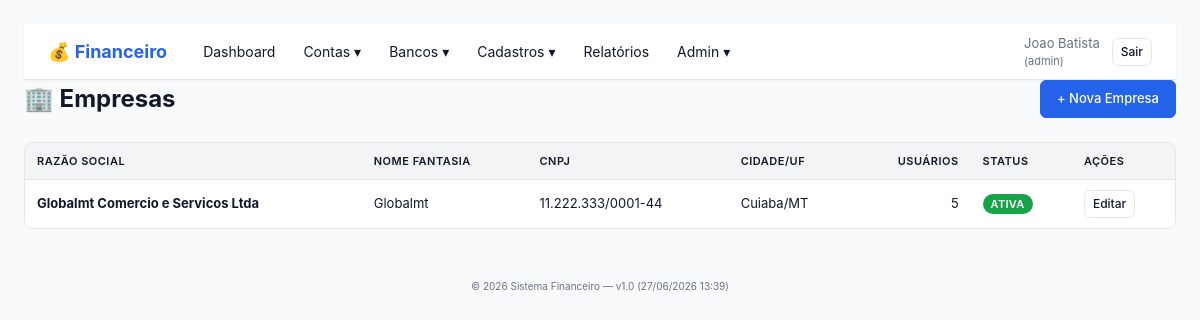
The page /empresas.php (signed in) on the database its author committed.
### tables this page shows
CREATE TABLE empresas (
    id INT(11) NOT NULL AUTO_INCREMENT,
    razao_social VARCHAR(200) NOT NULL,
    nome_fantasia VARCHAR(100),
    cnpj VARCHAR(20),
    inscricao_estadual VARCHAR(20),
    endereco VARCHAR(255),
    cidade VARCHAR(100),
    uf CHAR(2),
    cep VARCHAR(10),
    telefone VARCHAR(20),
    email VARCHAR(150),
    ativo TINYINT(1) DEFAULT 1,
    data_criacao TIMESTAMP DEFAULT CURRENT_TIMESTAMP,
    PRIMARY KEY (id),
    UNIQUE KEY uk_cnpj (cnpj),
    INDEX idx_razao_social (razao_social),
    INDEX idx_ativo (ativo)
);

### src/lib/Helper.php (called while the page is built, shortened)
<?php
function layout(string $titulo, string $view, array $vars = []): void
{
    extract($vars, EXTR_SKIP);
    require FINANCEIRO_SRC . '/views/layout/header.php';
    require FINANCEIRO_SRC . '/views/layout/navbar.php';
    require FINANCEIRO_SRC . '/views/' . $view;
    require FINANCEIRO_SRC . '/views/layout/footer.php';
}

### src/controllers/EmpresaController.php (called while the page is built, shortened)
<?php
final class EmpresaController
{
    public function index(): void
    {
        $db = Database::getConnection();
        $stmt = $db->query('
            SELECT e.*,
                   (SELECT COUNT(*) FROM usuarios_empresas WHERE empresa_id = e.id AND ativo = 1) AS total_usuarios
            FROM empresas e
            ORDER BY e.ativo DESC, e.razao_social
        ');
        $empresas = $stmt->fetchAll();
        layout('Empresas', 'empresas/index.php', [
            'empresas' => $empresas,
        ]);
    }
}

### public/empresas.php (called while the page is built, shortened)
<?php
(new EmpresaController)->index();

### src/lib/Auth.php (called while the page is built, shortened)
<?php
final class Auth
{
    public static function perfilAtual(): string
    {
        foreach ($_SESSION['empresas'] as $emp) {
            if ((int)$emp['empresa_id'] === (int)$_SESSION['empresa_id']) {
                return $emp['perfil_na_empresa'];
            }
        }
        return '';
    }
    public static function isLogged(): bool
    {
        return isset($_SESSION['usuario_id']) && isset($_SESSION['empresa_id']);
    }
}

### src/lib/Permissao.php (called while the page is built, shortened)
<?php
final class Permissao
{
    public static function tem(string $capability): bool
    {
        $perfil = Auth::perfilAtual();
        return in_array($capability, self::CAPS[$perfil] ?? [], true);
    }
}

### src/views/empresas/index.php (the view, shortened to what this page needs)
<div class="page-header">
    <h1>🏢 Empresas</h1>
    <?php if (Permissao::tem('gerenciar_empresas')): ?>
        <a href="empresa_form.php" class="btn btn-primary">+ Nova Empresa</a>
    <?php endif; ?>
</div>
<table class="table">
    <thead>
        <tr>
            <th>Razão Social</th>
            <th>Nome Fantasia</th>
            <th>CNPJ</th>
            <th>Cidade/UF</th>
            <th class="text-right">Usuários</th>
            <th>Status</th>
            <th>Ações</th>
        </tr>
    </thead>
    <tbody>
        <?php if (empty($empresas)): ?>
            <tr><td colspan="7" class="muted center">Nenhuma empresa cadastrada.</td></tr>
        <?php else: foreach ($empresas as $e): ?>
            <tr>
                <td><strong><?= htmlspecialchars($e['razao_social']) ?></strong></td>
                <td><?= htmlspecialchars($e['nome_fantasia'] ?? '-') ?></td>
                <td><?= htmlspecialchars($e['cnpj'] ?? '-') ?></td>
                <td><?= htmlspecialchars(($e['cidade'] ?? '-') . '/' . ($e['uf'] ?? '-')) ?></td>
                <td class="text-right"><?= (int)$e['total_usuarios'] ?></td>
                <td>
                    <span class="badge badge-<?= $e['ativo'] ? 'success' : 'secondary' ?>">
                        <?= $e['ativo'] ? 'Ativa' : 'Inativa' ?>
                    </span>
                </td>
                <td class="actions">
                    <?php if (Permissao::tem('gerenciar_empresas')): ?>
                        <a href="empresa_form.php?id=<?= (int)$e['id'] ?>" class="btn btn-sm">Editar</a>
                    <?php endif; ?>
                </td>
            </tr>
        <?php endforeach; endif; ?>
    </tbody>
</table>

### public/assets/financeiro.css (style rules this page uses)
* { box-sizing: border-box; margin: 0; padding: 0; }
:root { --color-primary: #2563eb; --color-primary-dark: #1d4ed8; --color-success: #16a34a; --color-warning: #d97706; --color-danger: #dc2626; --color-info: #0891b2; --color-secondary: #6b7280; --color-bg: #f9fafb; --color-surface: #ffffff; --color-text: #111827; --color-text-muted: #6b7280; --color-border: #e5e7eb; --shadow-sm: 0 1px 2px 0 rgba(0,0,0,0.05); --shadow: 0 1px 3px 0 rgba(0,0,0,0.1), 0 1px 2px 0 rgba(0,0,0,0.06); }
body { font-family: -apple-system, BlinkMacSystemFont, "Segoe UI", Roboto, "Helvetica Neue", Arial, sans-serif; background: var(--color-bg); color: var(--color-text); line-height: 1.5; font-size: 14px; }
.page-header { display: flex; justify-content: space-between; align-items: center; margin-bottom: 24px; flex-wrap: wrap; gap: 12px; }
.page-header h1 { font-size: 24px; color: var(--color-text); }
.btn { padding: 8px 16px; border: 1px solid var(--color-border); border-radius: 6px; background: var(--color-surface); color: var(--color-text); cursor: pointer; text-decoration: none; font-size: 13px; font-weight: 500; transition: all 0.15s; display: inline-block; }
.btn-primary { background: var(--color-primary); border-color: var(--color-primary); color: white; }
.btn-sm { padding: 4px 8px; font-size: 12px; }
.table { width: 100%; background: var(--color-surface); border: 1px solid var(--color-border); border-radius: 8px; border-collapse: separate; border-spacing: 0; margin-bottom: 24px; overflow: hidden; }
.table th, .table td { padding: 10px 12px; text-align: left; border-bottom: 1px solid var(--color-border); font-size: 13px; }
.table th { background: #f3f4f6; font-weight: 600; color: var(--color-text); text-transform: uppercase; font-size: 11px; letter-spacing: 0.5px; }
.table tbody tr:last-child td { border-bottom: none; }
.table .text-right { text-align: right; }
.badge { display: inline-block; padding: 2px 8px; border-radius: 12px; font-size: 11px; font-weight: 600; background: var(--color-secondary); color: white; text-transform: uppercase; letter-spacing: 0.3px; }
.badge-success { background: var(--color-success); }
.text-right { text-align: right; }
.actions { display: flex; gap: 4px; flex-wrap: wrap; }

### rows shown on the page
empresas: razao_social "Globalmt Comercio e Servicos Ltda", nome_fantasia "Globalmt", cnpj "11.222.333/0001-44", cidade+uf "Cuiaba/MT", total_usuarios "5", ativo "ATIVA"

### other values the page prints
$usuario['nome'] "Joao Batista"
$perfil "admin"
